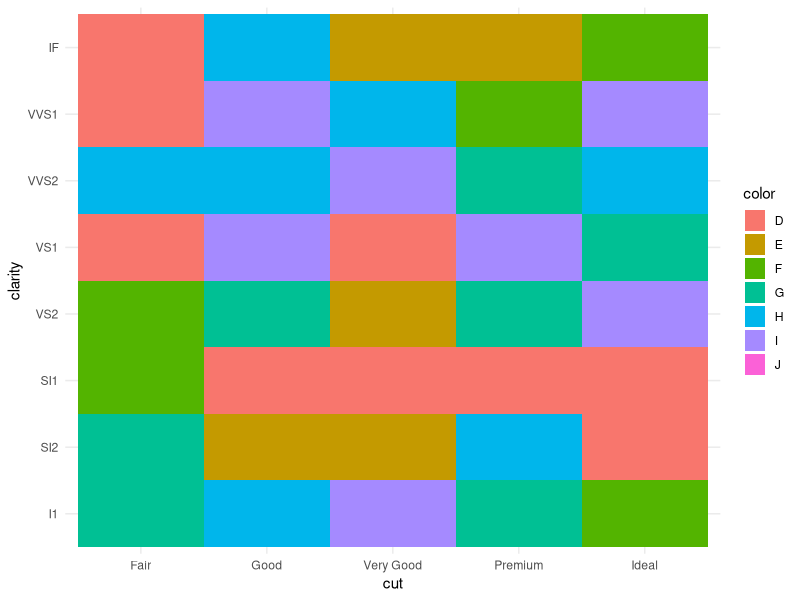

This chart was generated by the following R code:
library(ggplot2)
# TODO do some data cleaning and use the pipe to import into ggplot
ggplot(diamonds) +
 aes(x = cut, y = clarity, fill = color) +
 geom_tile(size = 1L) +
 scale_fill_hue() +
 theme_minimal()
